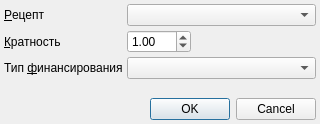
<?xml version="1.0" encoding="UTF-8"?>
<ui version="4.0">
 <class>Dialog</class>
 <widget class="QDialog" name="Dialog">
  <property name="geometry">
   <rect>
    <x>0</x>
    <y>0</y>
    <width>320</width>
    <height>124</height>
   </rect>
  </property>
  <property name="windowTitle">
   <string>Укажите рецепт</string>
  </property>
  <layout class="QGridLayout" name="gridLayout">
   <property name="margin">
    <number>4</number>
   </property>
   <property name="spacing">
    <number>4</number>
   </property>
   <item row="0" column="0">
    <widget class="QLabel" name="lblRecipe">
     <property name="text">
      <string>&amp;Рецепт</string>
     </property>
     <property name="buddy">
      <cstring>cmbRecipe</cstring>
     </property>
    </widget>
   </item>
   <item row="0" column="1" colspan="2">
    <widget class="CRBTreeComboBox" name="cmbRecipe">
     <property name="sizePolicy">
      <sizepolicy hsizetype="Expanding" vsizetype="Fixed">
       <horstretch>0</horstretch>
       <verstretch>0</verstretch>
      </sizepolicy>
     </property>
    </widget>
   </item>
   <item row="1" column="0">
    <widget class="QLabel" name="lblRate">
     <property name="text">
      <string>&amp;Кратность</string>
     </property>
     <property name="buddy">
      <cstring>edtRate</cstring>
     </property>
    </widget>
   </item>
   <item row="1" column="1">
    <widget class="QDoubleSpinBox" name="edtRate">
     <property name="maximum">
      <double>999.990000000000009</double>
     </property>
     <property name="value">
      <double>1.000000000000000</double>
     </property>
    </widget>
   </item>
   <item row="2" column="0">
    <widget class="QLabel" name="lblFinance">
     <property name="text">
      <string>Тип &amp;финансирования</string>
     </property>
     <property name="buddy">
      <cstring>cmbFinance</cstring>
     </property>
    </widget>
   </item>
   <item row="3" column="0">
    <spacer name="verticalSpacer">
     <property name="orientation">
      <enum>Qt::Vertical</enum>
     </property>
     <property name="sizeHint" stdset="0">
      <size>
       <width>103</width>
       <height>13</height>
      </size>
     </property>
    </spacer>
   </item>
   <item row="4" column="0" colspan="3">
    <widget class="QDialogButtonBox" name="buttonBox">
     <property name="orientation">
      <enum>Qt::Horizontal</enum>
     </property>
     <property name="standardButtons">
      <set>QDialogButtonBox::Cancel|QDialogButtonBox::Ok</set>
     </property>
    </widget>
   </item>
   <item row="1" column="2">
    <spacer name="horizontalSpacer">
     <property name="orientation">
      <enum>Qt::Horizontal</enum>
     </property>
     <property name="sizeHint" stdset="0">
      <size>
       <width>40</width>
       <height>20</height>
      </size>
     </property>
    </spacer>
   </item>
   <item row="2" column="1" colspan="2">
    <widget class="CRBComboBox" name="cmbFinance"/>
   </item>
  </layout>
 </widget>
 <customwidgets>
  <customwidget>
   <class>CRBTreeComboBox</class>
   <extends>QComboBox</extends>
   <header>library/RBTreeComboBox.h</header>
  </customwidget>
  <customwidget>
   <class>CRBComboBox</class>
   <extends>QComboBox</extends>
   <header>library/crbcombobox.h</header>
  </customwidget>
 </customwidgets>
 <tabstops>
  <tabstop>cmbRecipe</tabstop>
  <tabstop>edtRate</tabstop>
  <tabstop>cmbFinance</tabstop>
  <tabstop>buttonBox</tabstop>
 </tabstops>
 <resources/>
 <connections>
  <connection>
   <sender>buttonBox</sender>
   <signal>accepted()</signal>
   <receiver>Dialog</receiver>
   <slot>accept()</slot>
   <hints>
    <hint type="sourcelabel">
     <x>224</x>
     <y>115</y>
    </hint>
    <hint type="destinationlabel">
     <x>157</x>
     <y>133</y>
    </hint>
   </hints>
  </connection>
  <connection>
   <sender>buttonBox</sender>
   <signal>rejected()</signal>
   <receiver>Dialog</receiver>
   <slot>reject()</slot>
   <hints>
    <hint type="sourcelabel">
     <x>292</x>
     <y>121</y>
    </hint>
    <hint type="destinationlabel">
     <x>286</x>
     <y>133</y>
    </hint>
   </hints>
  </connection>
 </connections>
</ui>
